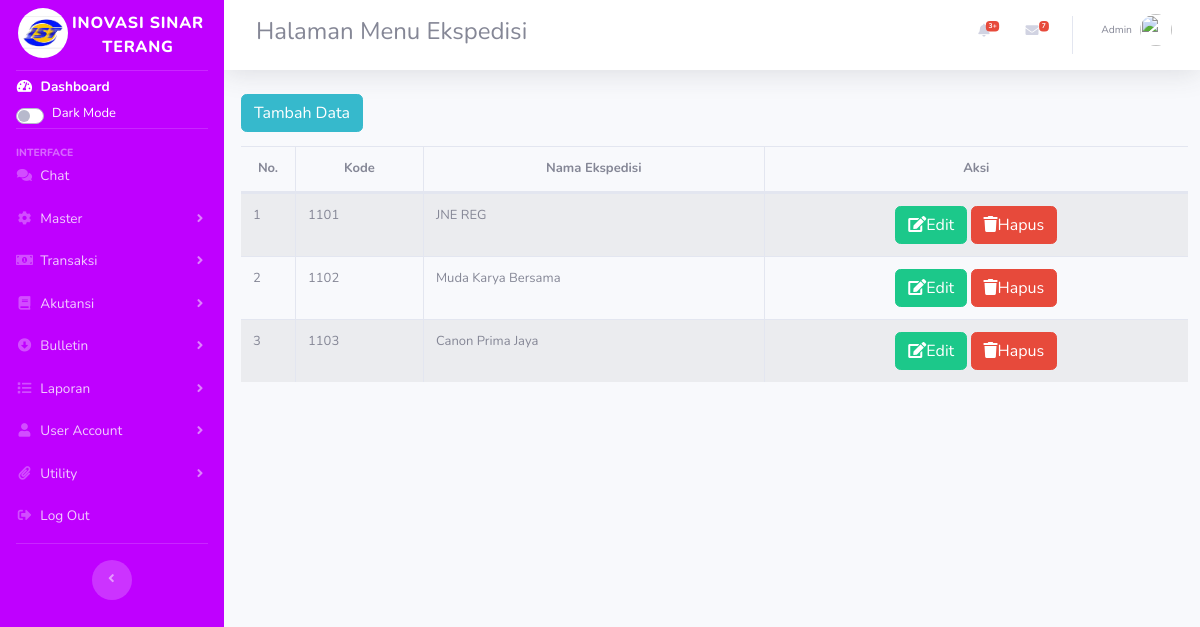
/index.php/ekspedisi, run on the app's committed database.
### tables this page shows
CREATE TABLE `daftarekspedisi` (
  `id` int(11) NOT NULL,
  `kode` varchar(50) NOT NULL,
  `nama` varchar(50) NOT NULL
);

### application/controllers/Ekspedisi.php (called while the page is built, shortened)
<?php
class Ekspedisi extends CI_Controller {
    public function __construct(){
        $this->load->model('M_ekspedisi');
        $this->load->library('form_validation');
    }
    public function index(){
        $topik['judul'] = 'Halaman Menu Ekspedisi';
        $data['daftarekspedisi'] = $this->M_ekspedisi->tampil_data();
        $this->load->view('templates/header',$topik);
        $this->load->view('daftarekspedisi/index',$data);
        $this->load->view('templates/footer');
    }
}

### index.php (called while the page is built, shortened)
<?php
require_once BASEPATH.'core/CodeIgniter.php';

### application/models/M_ekspedisi.php (called while the page is built, shortened)
<?php
class M_ekspedisi extends CI_Model
{
    public function tampil_data(){
        return $this->db->get('daftarekspedisi')->result_array();
    }
}

### application/views/daftarekspedisi/index.php (the view, shortened to what this page needs)
<div class="content-wrapper col-12">
<section class="content-header ml mt-2 auto">
<div style="margin-left:5px">
<div class="">
<a href="<?= base_url('ekspedisi/tambah');?>" class="btn btn-info mb-2">Tambah Data</a>
<div class="table-responsive">
<table id="mytable" class="table table-striped table-bordered table-hover table-full-width dataTable" cellspacing="0" width="" style="font-size: small;">
        <thead>
            <tr style="text-align:center">
                <th style="text-align:center;width:30px">No.</th>
                <th>Kode</th>
                <th>Nama Ekspedisi</th>
                <th>Aksi</th>
            </tr>
        </thead>
        <tbody>
            <?php $i=1;?>
            <?php foreach ($daftarekspedisi as $daf): ?>
            <tr>
                <td width="">
                    <?php echo $i;?>
                </td>
                <td>
                    <?php echo $daf['kode'] ?>
                </td>
                <td>
                    <?php echo $daf['nama'] ?>
                </td>
                <td style="text-align:center;">
                    <a href="<?php echo base_url();?>ekspedisi/edit/<?= $daf['id'];?>" class="btn btn-success"><i class="fa fa-edit"></i>Edit</i></a>
                    <a href="<?= base_url();?>ekspedisi/hapus/<?= $daf['id'];?>" class="btn btn-danger"  onclick="return confirm('Yakin ingin dihapus?');"><i class="fa fa-trash"></i>Hapus</a>
                </td>
            </tr>
            <?php $i++;?>
            <?php endforeach; ?>
        </tbody>
    </table>
    </div>
</div>

### data on the page
daftarekspedisi: kode "1101", nama "JNE REG"
daftarekspedisi: kode "1102", nama "Muda Karya Bersama"
daftarekspedisi: kode "1103", nama "Canon Prima Jaya"

### other printed values
$judul "Halaman Menu Ekspedisi"
